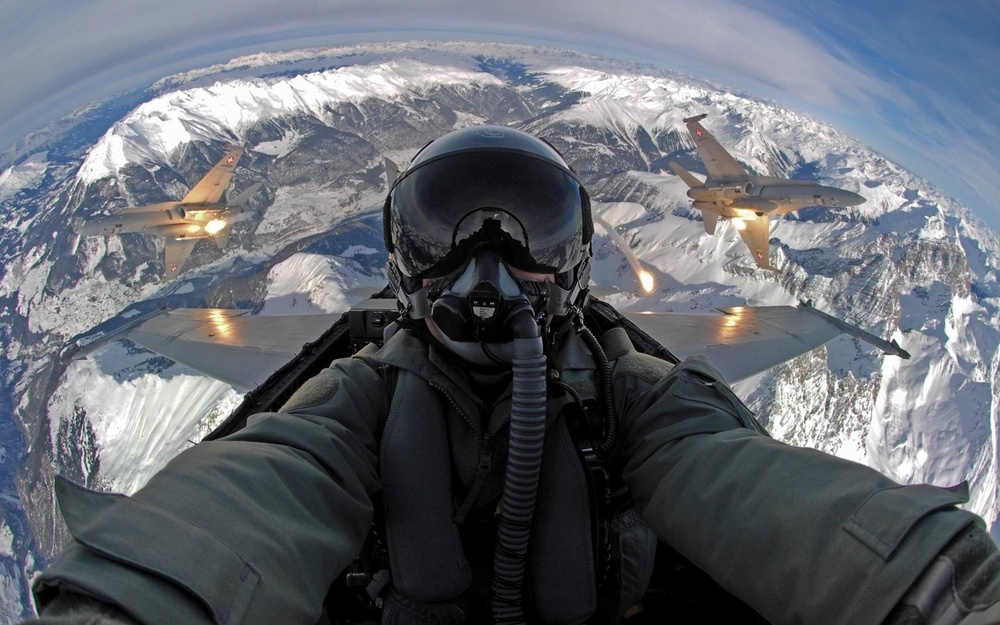
#> input picture DATA/5.jpg, 1000 x 625 px, shrunk from 1440 x 900 before the run, found by its file name
$ python 'Templete Matching.py'
#> lines starting #> are read from the running program, lines starting #| are printed output that depends on the picture
### Imports
import cv2
import matplotlib.pyplot as plt
import numpy as np


### load Images
full = cv2.imread('DATA/5.jpg')
#> full is the input picture: shape (625, 1000, 3); mean B, G, R 111.1, 103.4, 98.7
tmpl = cv2.imread('DATA/5_face.jpg')
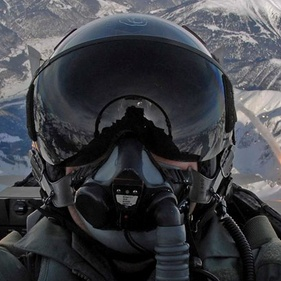
#> input picture DATA/5_face.jpg, 281 x 281 px, shrunk from 405 x 405 before the run, found by its file name
#> tmpl is the input picture: shape (281, 281, 3); mean B, G, R 68.9, 63.8, 62.1


### Metods for Comparison in a list
#Use eval() function
Metods = ['cv2.TM_CCOEFF','cv2.TM_CCOEFF_NORMED','cv2.TM_CCORR','cv2.TM_CCORR_NORMED','cv2.TM_SQDIFF','cv2.TM_SQDIFF_NORMED']


### Create a for loop to check Different Metods
for m in Metods:
    #create a copy of full image
    full_copy = full.copy()

    #use eval to use string as function
    metods = eval(m)

    #Use Tempelete Matching
    result  = cv2.matchTemplate(full_copy,tmpl,metods)

    ### Draw a rectangle around the tmpl in full image

    # Get the values and Locations in Result
    _min_val,_max_val,_min_loc,_max_loc = cv2.minMaxLoc(result)

    # Because the SQDIFF Metods for Different the other we need to make
    # sure that they get the minimum pixel location in full image not the max

    if metods in [cv2.TM_SQDIFF,cv2.TM_SQDIFF_NORMED]:
        topleft = _min_loc
    else:
        topleft = _max_loc

    # Get the shape of tmpl
    height , width,channels = tmpl.shape

    # set value for second point BOTTOM_RIGHT
    # the formula is
    # topleft_x + width , topleft_y + height

    bottom_right = (topleft[0] + width , topleft[1] + height)

    # draw the rectangle
    cv2.rectangle(full_copy,topleft,bottom_right,(255,255,0),10)

    ### Plot and show the result

    #make a subplot 1
    plt.subplot(121)
    plt.imshow(result)
    plt.title('the result of opration')

    #make a subplot 1
    plt.subplot(122)
    plt.imshow(full_copy)
    plt.title('the result of opration on the Image')

    #make Super title for know waht metods do we use
    plt.suptitle(m)

    plt.show()
#> this loop made 6 passes
#> (topleft, bottom_right) on passes 1 to 6: ((357, 112), (638, 393)), ((357, 112), (638, 393)), ((613, 43), (894, 324)), ((357, 112), (638, 393)), ((357, 112), (638, 393)), ((357, 112), (638, 393))
#> pass 1, `result  = cv2.matchTemplate(full_copy,tmpl,metods)`:
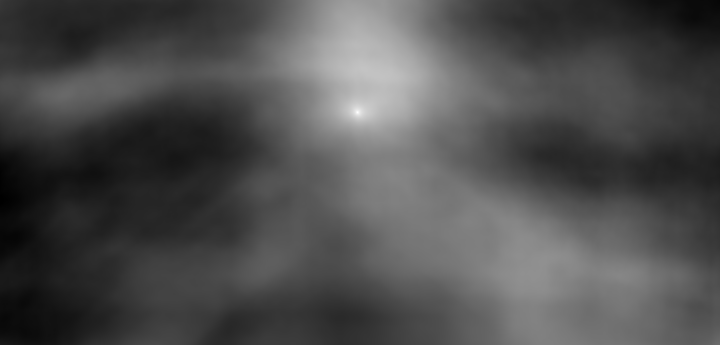
#> result: shape (345, 720) float32; min -87560496, max 610559680, mean 126774136; drawn with min black and max white
#> pass 1, `plt.show()`:
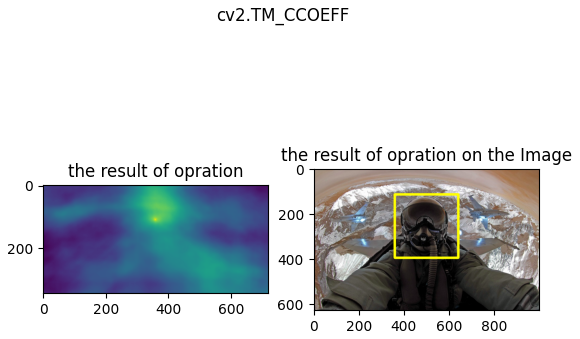
#> figure drawn by matplotlib, 2 panels; B, G, R data is drawn as R, G, B
#> pass 2, `result  = cv2.matchTemplate(full_copy,tmpl,metods)`:
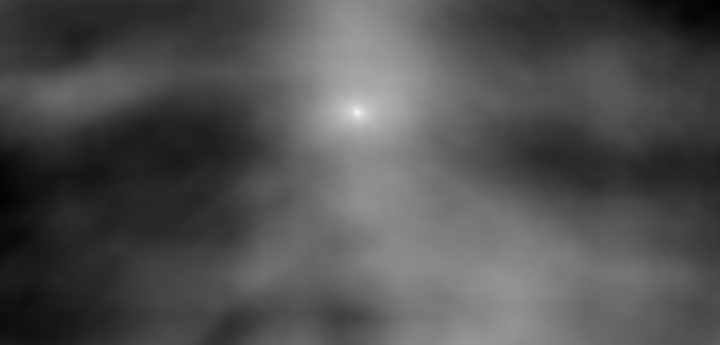
#> result: shape (345, 720) float32; min -0.158, max 0.997, mean 0.208; drawn with min black and max white
#> pass 3, `result  = cv2.matchTemplate(full_copy,tmpl,metods)`:
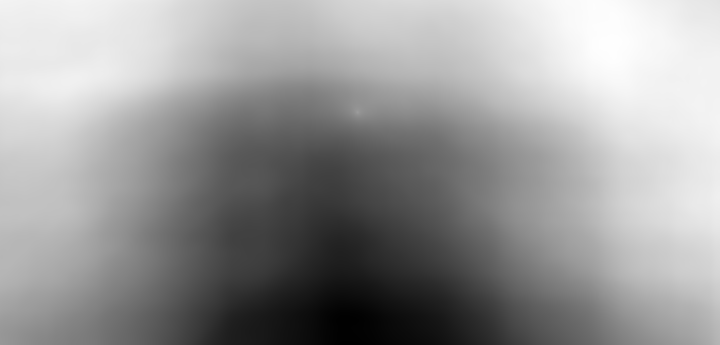
#> result: shape (345, 720) float32; min 343665056, max 2.42e+09, mean 1.58e+09; drawn with min black and max white
#> after the loop:
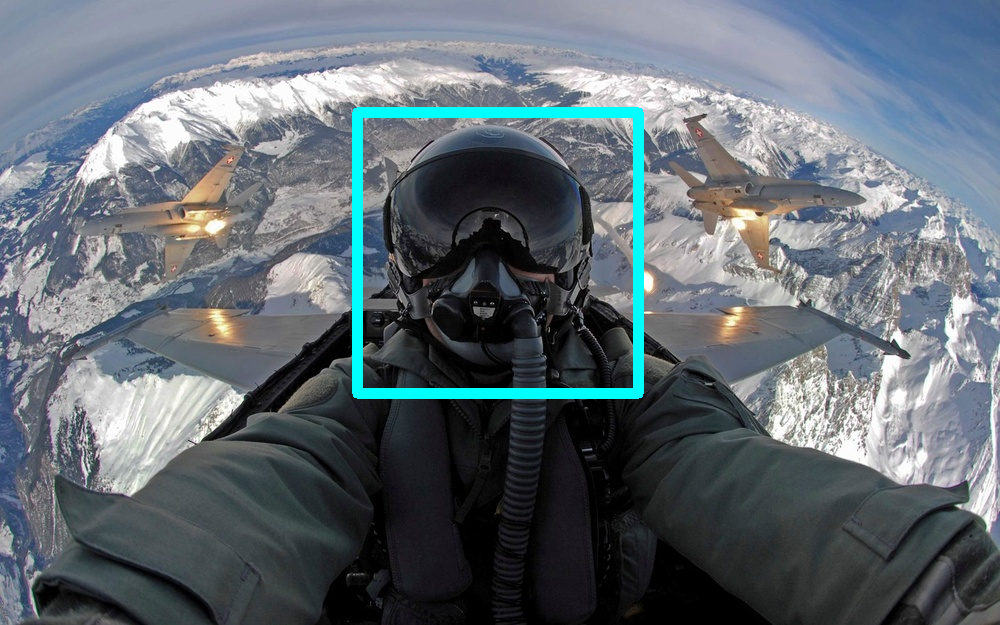
#> full_copy: shape (625, 1000, 3); mean B, G, R 114.2, 106.6, 96.9
#> after the loop:
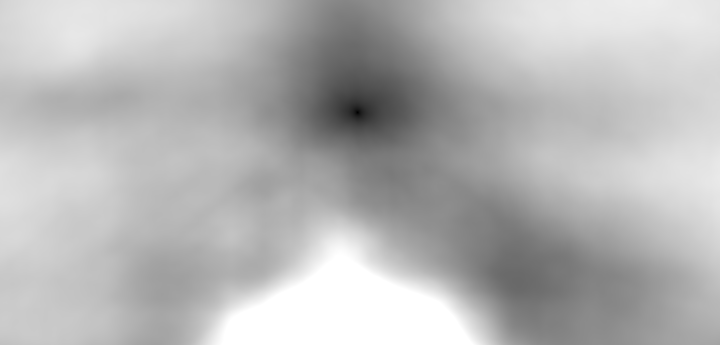
#> result: shape (345, 720) float32; min 0.00201, max 1, mean 0.715
